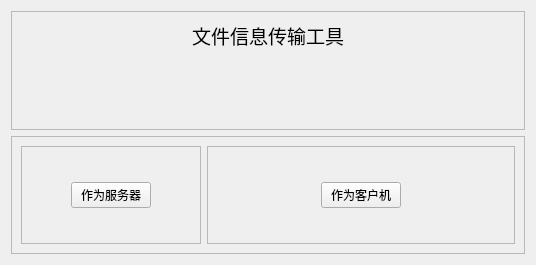
<?xml version="1.0" encoding="UTF-8"?>
<ui version="4.0">
 <class>Widget</class>
 <widget class="QWidget" name="Widget">
  <property name="geometry">
   <rect>
    <x>0</x>
    <y>0</y>
    <width>536</width>
    <height>265</height>
   </rect>
  </property>
  <property name="windowTitle">
   <string>Widget</string>
  </property>
  <layout class="QGridLayout" name="gridLayout">
   <item row="0" column="0">
    <widget class="QFrame" name="frame">
     <property name="frameShape">
      <enum>QFrame::StyledPanel</enum>
     </property>
     <property name="frameShadow">
      <enum>QFrame::Raised</enum>
     </property>
     <layout class="QGridLayout" name="gridLayout_2">
      <item row="0" column="0" colspan="2">
       <widget class="QLabel" name="label">
        <property name="font">
         <font>
          <pointsize>14</pointsize>
         </font>
        </property>
        <property name="text">
         <string>文件信息传输工具</string>
        </property>
        <property name="alignment">
         <set>Qt::AlignHCenter|Qt::AlignTop</set>
        </property>
       </widget>
      </item>
     </layout>
    </widget>
   </item>
   <item row="1" column="0">
    <widget class="QFrame" name="frame_2">
     <property name="frameShape">
      <enum>QFrame::StyledPanel</enum>
     </property>
     <property name="frameShadow">
      <enum>QFrame::Raised</enum>
     </property>
     <layout class="QHBoxLayout" name="horizontalLayout" stretch="0,1">
      <item>
       <widget class="QFrame" name="frame_3">
        <property name="frameShape">
         <enum>QFrame::StyledPanel</enum>
        </property>
        <property name="frameShadow">
         <enum>QFrame::Raised</enum>
        </property>
        <layout class="QHBoxLayout" name="horizontalLayout_2">
         <item>
          <spacer name="horizontalSpacer">
           <property name="orientation">
            <enum>Qt::Horizontal</enum>
           </property>
           <property name="sizeHint" stdset="0">
            <size>
             <width>40</width>
             <height>20</height>
            </size>
           </property>
          </spacer>
         </item>
         <item>
          <widget class="QPushButton" name="serverBtn">
           <property name="styleSheet">
            <string notr="true">
font: 20pt &quot;华文隶书&quot;;</string>
           </property>
           <property name="text">
            <string>作为服务器</string>
           </property>
           <property name="iconSize">
            <size>
             <width>24</width>
             <height>26</height>
            </size>
           </property>
          </widget>
         </item>
         <item>
          <spacer name="horizontalSpacer_2">
           <property name="orientation">
            <enum>Qt::Horizontal</enum>
           </property>
           <property name="sizeHint" stdset="0">
            <size>
             <width>40</width>
             <height>20</height>
            </size>
           </property>
          </spacer>
         </item>
        </layout>
       </widget>
      </item>
      <item>
       <widget class="QFrame" name="frame_4">
        <property name="frameShape">
         <enum>QFrame::StyledPanel</enum>
        </property>
        <property name="frameShadow">
         <enum>QFrame::Raised</enum>
        </property>
        <layout class="QHBoxLayout" name="horizontalLayout_3">
         <item>
          <spacer name="horizontalSpacer_3">
           <property name="orientation">
            <enum>Qt::Horizontal</enum>
           </property>
           <property name="sizeHint" stdset="0">
            <size>
             <width>25</width>
             <height>20</height>
            </size>
           </property>
          </spacer>
         </item>
         <item>
          <widget class="QPushButton" name="clientBtn">
           <property name="styleSheet">
            <string notr="true">font: 20pt &quot;华文隶书&quot;;</string>
           </property>
           <property name="text">
            <string>作为客户机</string>
           </property>
          </widget>
         </item>
         <item>
          <spacer name="horizontalSpacer_4">
           <property name="orientation">
            <enum>Qt::Horizontal</enum>
           </property>
           <property name="sizeHint" stdset="0">
            <size>
             <width>25</width>
             <height>20</height>
            </size>
           </property>
          </spacer>
         </item>
        </layout>
       </widget>
      </item>
     </layout>
    </widget>
   </item>
  </layout>
 </widget>
 <resources/>
 <connections/>
</ui>
